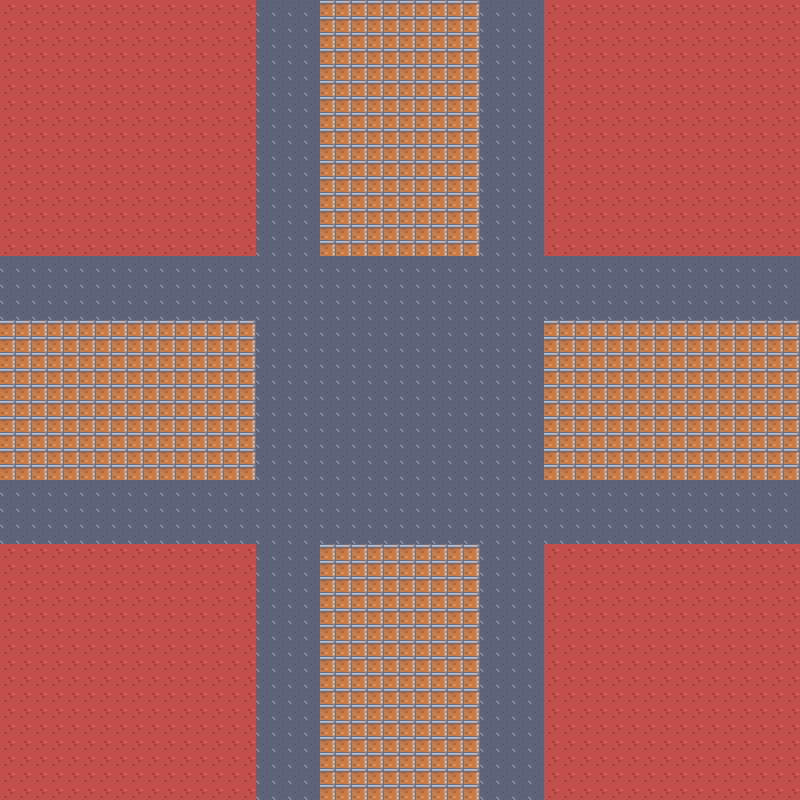

This game map was drawn from its Tiled (.tmx) file and the tilesets committed beside it. A one-line description and the trimmed map source follow:
An orthogonal 50x50 tile map with 16x16 px tiles, 2 tile layers (chao, predios).

<map version="1.10" tiledversion="1.11.0" orientation="orthogonal" renderorder="right-down" width="50" height="50" tilewidth="16" tileheight="16" infinite="0" nextlayerid="3" nextobjectid="1">
  <tileset firstgid="1" name="urban-kit-tilemap" tilewidth="16" tileheight="16" tilecount="486" columns="27" margin="0" spacing="0">
   <image source="Tilemap/tilemap_packed.png" width="432" height="288" />
  </tileset>
  <layer id="1" name="chao" width="50" height="50">
   <data>[2500 cells, 2500 non-empty, 1 distinct tile ids]</data>
  </layer>
  <layer id="2" name="predios" width="50" height="50">
   <data>[2500 cells, 1664 non-empty, 2 distinct tile ids]</data>
  </layer>
</map>
